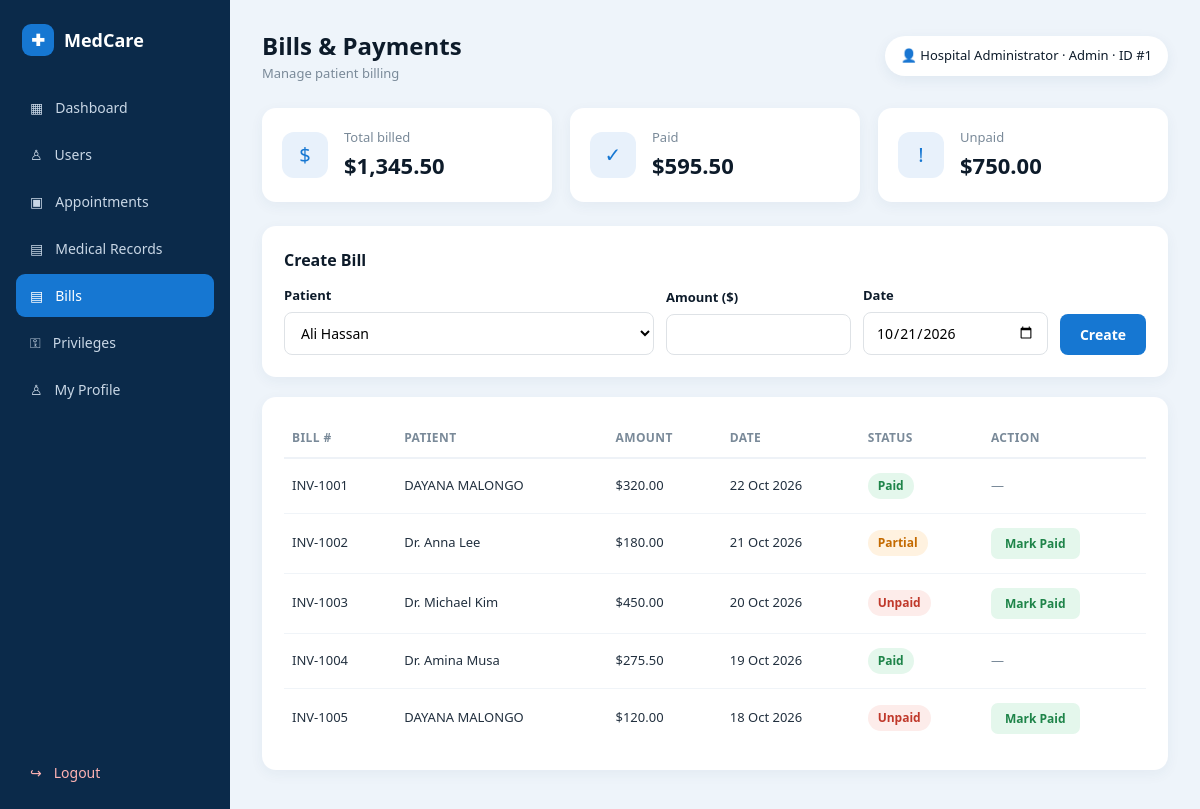
The page /bills.php (signed in) on the database its author committed.
### tables this page shows
CREATE TABLE `bills` (
  `id` int(11) NOT NULL,
  `bill_number` varchar(30) NOT NULL,
  `patient_id` int(11) NOT NULL,
  `amount` decimal(10,2) NOT NULL,
  `bill_date` date NOT NULL,
  `status` enum('PAID','PARTIAL','UNPAID') DEFAULT 'UNPAID',
  `created_at` timestamp NOT NULL DEFAULT current_timestamp()
);

CREATE TABLE `users` (
  `id` int(11) NOT NULL,
  `full_name` varchar(150) NOT NULL,
  `email` varchar(150) NOT NULL,
  `phone` varchar(30) NOT NULL,
  `password` varchar(255) NOT NULL,
  `role` enum('ADMIN','DOCTOR','PATIENT') NOT NULL DEFAULT 'PATIENT',
  `specialization` varchar(150) DEFAULT NULL,
  `status` enum('PENDING','APPROVED','REJECTED') NOT NULL DEFAULT 'APPROVED',
  `created_at` timestamp NOT NULL DEFAULT current_timestamp()
);

### access.php (called while the page is built, shortened)
<?php
require_once __DIR__ . '/db.php';
function has_priv(string $perm): bool {
    $role = $_SESSION['role'];
    if ($role === 'ADMIN') return true;
    static $cache = null;
    return !empty($cache[$role][$perm]);
}

### db.php (called while the page is built, shortened)
<?php
function e(?string $s): string { return htmlspecialchars((string)$s, ENT_QUOTES, 'UTF-8'); }

### bills.php (the view, shortened to what this page needs)
<?php
require __DIR__ . '/db.php';
require __DIR__ . '/layout.php';
$role = $_SESSION['role'];
$wRows = ''; $wTot = ''; $params = [];
$t = $pdo->prepare("SELECT COALESCE(SUM(amount),0) total,
        COALESCE(SUM(CASE WHEN status='PAID' THEN amount ELSE 0 END),0) paid,
        COALESCE(SUM(CASE WHEN status<>'PAID' THEN amount ELSE 0 END),0) unpaid
        FROM bills $wTot");
$t->execute($params);
$totals = $t->fetch();
$s = $pdo->prepare("SELECT b.*, p.full_name patient FROM bills b
                    JOIN users p ON p.id = b.patient_id
                    $wRows
                    ORDER BY b.bill_date DESC, b.id DESC");
$s->execute($params);
$rows = $s->fetchAll();
if ($role === 'ADMIN') {
    $patients = $pdo->query("SELECT id, full_name FROM users WHERE role='PATIENT' ORDER BY full_name")->fetchAll();
}
?>
<div class="stats mini">
  <div class="stat"><span>$</span><div><p>Total billed</p><h2>$<?= number_format((float)$totals['total'], 2) ?></h2></div></div>
  <div class="stat"><span>✓</span><div><p>Paid</p><h2>$<?= number_format((float)$totals['paid'], 2) ?></h2></div></div>
  <div class="stat"><span>!</span><div><p>Unpaid</p><h2>$<?= number_format((float)$totals['unpaid'], 2) ?></h2></div></div>
</div>
<?php if ($role === 'ADMIN'): ?>
<div class="panel">
  <h3>Create Bill</h3>
  <form action="bill_action.php" method="POST" class="inline-form" style="grid-template-columns:2fr 1fr 1fr auto">
    <div><label>Patient</label><select name="patient_id" required>
      <?php foreach ($patients as $p): ?><option value="<?= (int)$p['id'] ?>"><?= e($p['full_name']) ?></option><?php endforeach; ?>
    </select></div>
    <div><label>Amount ($)</label><input type="number" step="0.01" name="amount" min="0.01" required></div>
    <div><label>Date</label><input type="date" name="bill_date" value="<?= date('Y-m-d') ?>"></div>
    <button class="primary">Create</button>
  </form>
</div>
<?php endif; ?>
<div class="panel">
<table>
<thead><tr><th>Bill #</th><th>Patient</th><th>Amount</th><th>Date</th><th>Status</th><th>Action</th></tr></thead>
<tbody>
<?php foreach ($rows as $r):
  $st = strtolower((string)$r['status']);
  $badge = $st === 'paid' ? 'green' : ($st === 'partial' ? 'orange' : 'red');
?>
<tr>
  <td><?= e($r['bill_number'] ?? ('#' . $r['id'])) ?></td>
  <td><?= e($r['patient']) ?></td>
  <td>$<?= number_format((float)$r['amount'], 2) ?></td>
  <td><?= date('d M Y', strtotime($r['bill_date'])) ?></td>
  <td><span class="badge <?= $badge ?>"><?= e(ucfirst($st)) ?></span></td>
  <td>
    <?php if ($role === 'ADMIN' && strtoupper((string)$r['status']) !== 'PAID'): ?>
      <form method="POST" action="bill_action.php" style="display:inline">
        <button class="approve">Mark Paid</button>
      </form>
    <?php else: ?><span class="muted">—</span><?php endif; ?>
  </td>
</tr>
<?php endforeach; ?>
</tbody></table>
</div>

### style.css (style rules this page uses)
* { box-sizing:border-box;margin:0;padding:0 }
html,body { height:100% }
body { font-family:'Segoe UI',Tahoma,Geneva,Verdana,sans-serif; background:#eef4fa;color:#0d1b2a;font-size:14px;line-height:1.5; }
input,select,button,textarea { font-family:inherit;font-size:14px }
.muted { color:#7a8a99;font-size:13px }
.badge { display:inline-block;padding:4px 10px;border-radius:999px;font-size:12px;font-weight:600 }
.badge.green { background:#e4f7ec;color:#1e8449 }
.badge.orange { background:#fff2e0;color:#c46a00 }
.badge.red { background:#fdecea;color:#c0392b }
button.primary,.primary { background:#1677d2;color:#fff;border:none; padding:11px 20px;border-radius:8px;font-weight:600; cursor:pointer;transition:background .2s;display:inline-block;text-align:center; }
button.approve,.approve { background:#e4f7ec;color:#1e8449;border:none; padding:7px 14px;border-radius:7px;font-weight:600; cursor:pointer;font-size:12px;display:inline-block; }
.stats { display:grid;grid-template-columns:repeat(4,1fr);gap:18px;margin-bottom:24px }
.stats.mini { grid-template-columns:repeat(3,1fr) }
.stat { background:#fff;border-radius:14px;padding:20px; display:flex;align-items:center;gap:16px;box-shadow:0 4px 14px #1e4d6b0e }
.stat span { width:46px;height:46px;border-radius:12px;background:#e8f1fb; color:#1677d2;display:flex;align-items:center;justify-content:center; font-size:20px;flex-shrink:0 }
.stat p { color:#7a8a99;font-size:13px;margin-bottom:2px }
.stat h2 { font-size:22px;color:#0d1b2a }
.panel { background:#fff;border-radius:14px;padding:22px; box-shadow:0 4px 14px #1e4d6b0e;margin-bottom:20px }
.panel h3 { font-size:16px;color:#0d1b2a;margin-bottom:14px }
table { width:100%;border-collapse:collapse;font-size:13px }
table thead th { text-align:left;color:#7a8a99;font-weight:600;font-size:12px; text-transform:uppercase;letter-spacing:.4px;padding:10px 8px; border-bottom:2px solid #eef2f7 }
table tbody td { padding:14px 8px;border-bottom:1px solid #f0f4f8;color:#22303f }
table tbody tr:last-child td { border-bottom:none }
.inline-form { display:grid;gap:12px;align-items:end }
.inline-form label { display:block;font-size:13px;font-weight:600; margin-bottom:6px;color:#0d1b2a }
.inline-form input,.inline-form select { width:100%;border:1px solid #dee2e6; border-radius:8px;padding:10px 12px;outline:none;background:#fff }

### rows shown on the page
bills: bill_number "INV-1001", patient.full_name "DAYANA MALONGO", amount "320.00", bill_date "22 Oct 2026", status "Paid"
bills: bill_number "INV-1002", patient.full_name "Dr. Anna Lee", amount "180.00", bill_date "21 Oct 2026", status "Partial"
bills: bill_number "INV-1003", patient.full_name "Dr. Michael Kim", amount "450.00", bill_date "20 Oct 2026", status "Unpaid"
bills: bill_number "INV-1004", patient.full_name "Dr. Amina Musa", amount "275.50", bill_date "19 Oct 2026", status "Paid"
bills: bill_number "INV-1005", patient.full_name "DAYANA MALONGO", amount "120.00", bill_date "18 Oct 2026", status "Unpaid"

### other values the page prints
$icon "▦"
$label "Dashboard"
$icon "♙"
$label "Users"
$icon "▣"
$label "Appointments"
$icon "▤"
$label "Medical Records"
$label "Bills"
$icon "⚿"
$label "Privileges"
$label "My Profile"
$title "Bills & Payments"
$sub "Manage patient billing"
$name "Hospital Administrator"
